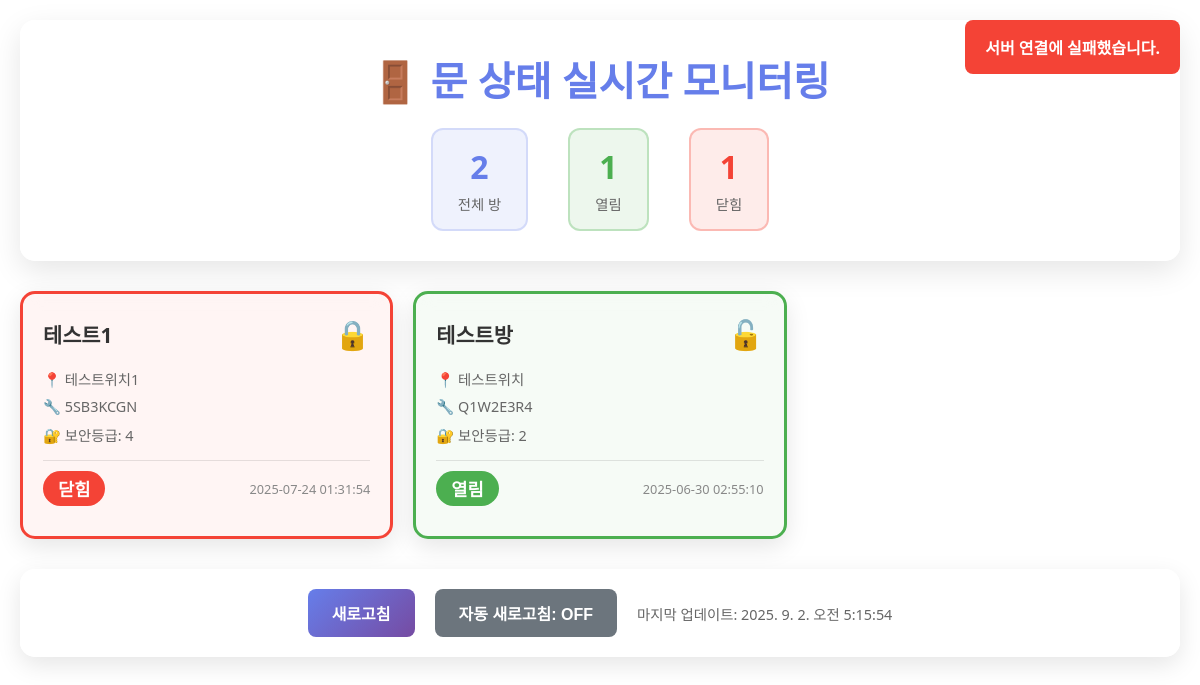
The app's page /RFID/door_status_monitor/ (signed in), older data.
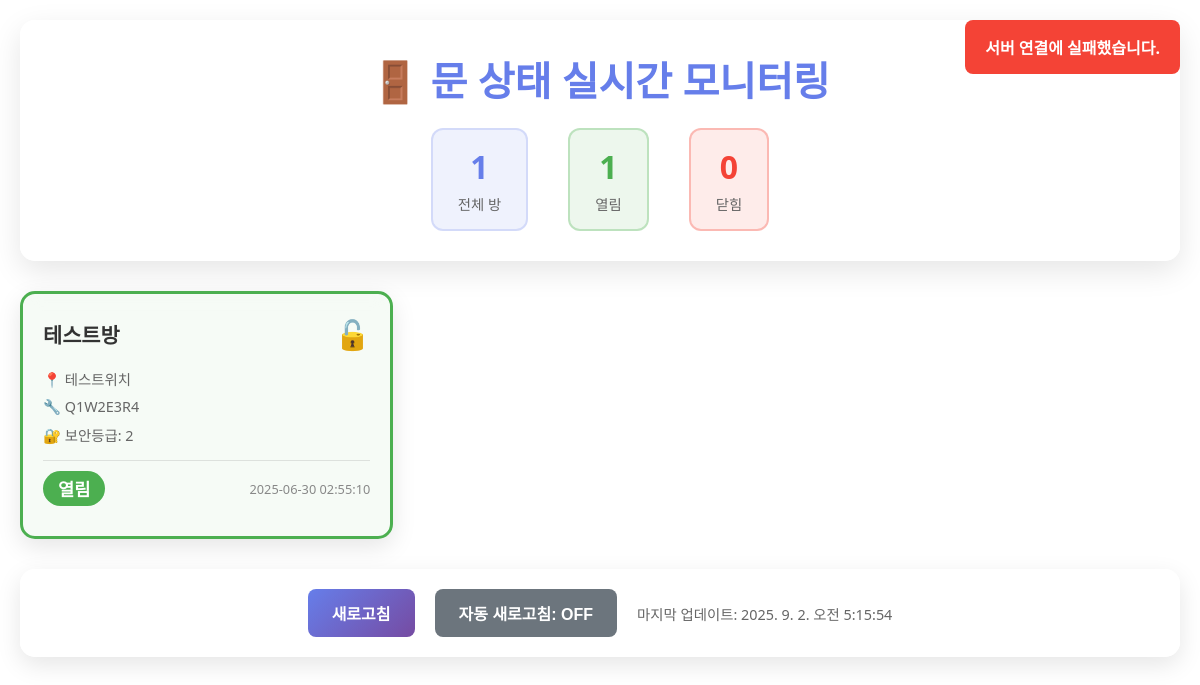
The same page, newer data.
### RFID/models.py (models this page shows, shortened)
class Room(models.Model):
    name = models.CharField(
        max_length=100,
        verbose_name="방 이름",
        help_text="예: 회의실A, 서버실, 사무실"
    )
    location = models.CharField(
        max_length=150,
        verbose_name="방 위치",
        help_text="예: 3층 동쪽, GPS좌표, 상세 주소"
    )
    required_level = models.IntegerField(
        verbose_name="필요 보안 등급",
        validators=[MinValueValidator(0), MaxValueValidator(5)],
        help_text="0=최고 권한, 5=최저 권한"
    )
    device_id = models.CharField(
        max_length=20,
        unique=True,
        verbose_name="아두이노 기기 ID",
        help_text="각 아두이노 기기의 고유 식별자"
    )
    is_enabled = models.BooleanField(
        default=True,
        verbose_name="방 사용 가능 여부",
        help_text="False시 모든 출입 차단"
    )
    door_status = models.BooleanField(
        default=False,
        verbose_name="현재 문 상태",
        help_text="True=열림, False=닫힘"
    )
    last_door_change = models.DateTimeField(
        null=True,
        blank=True,
        verbose_name="마지막 문 상태 변경 시간"
    )
    created_at = models.DateTimeField(
        auto_now_add=True,
        verbose_name="등록일시"
    )
    class Meta:
        db_table = 'room_info'
        verbose_name = "방 정보"
        verbose_name_plural = "ROOM : 방 정보 목록"
        indexes = [
            models.Index(fields=['device_id']),
            models.Index(fields=['required_level']),
        ]

### RFID/door_status.py (the view)
# urls.py: path('door_status_monitor/', door_status.door_status_monitor, name='door_status_monitor'),
def door_status_monitor(request):
    if not request.user.is_authenticated:
        return JsonResponse({'error': '로그인이 필요합니다.'}, status=401)
    rooms = Room.objects.filter(is_enabled=True).order_by('name')
    context = {
        'rooms': rooms,
        'total_rooms': rooms.count(),
        'open_rooms': rooms.filter(door_status=True).count(),
        'closed_rooms': rooms.filter(door_status=False).count(),
    }
    from django.shortcuts import render
    return render(request, 'door_status_monitor.html', context)

### RFID/templates/door_status_monitor.html (shortened to what this page needs)
<!DOCTYPE html>
<html lang="ko">
<head>
    <link rel="stylesheet" href="/static/css/door_monitor.css">
</head>
<body>
    <div class="container">
        <header class="header">
            <h1>🚪 문 상태 실시간 모니터링</h1>
            <div class="status-summary">
                <div class="summary-item">
                    <span class="count">{{ total_rooms }}</span>
                    <span class="label">전체 방</span>
                </div>
                <div class="summary-item open">
                    <span class="count">{{ open_rooms }}</span>
                    <span class="label">열림</span>
                </div>
                <div class="summary-item closed">
                    <span class="count">{{ closed_rooms }}</span>
                    <span class="label">닫힘</span>
                </div>
            </div>
        </header>
        <main class="main-content">
            <div class="rooms-grid" id="roomsGrid">
                {% for room in rooms %}
                <div class="room-card {{ room.door_status|yesno:'open,closed' }}"
                     data-room-id="{{ room.id }}"
                     data-device-id="{{ room.device_id }}">
                    <div class="room-header">
                        <h3 class="room-name">{{ room.name }}</h3>
                        <div class="door-status-icon">
                            {% if room.door_status %}
                                🔓
                            {% else %}
                                🔒
                            {% endif %}
                        </div>
                    </div>
                    <div class="room-info">
                        <p class="location">📍 {{ room.location }}</p>
                        <p class="device-id">🔧 {{ room.device_id }}</p>
                        <p class="required-level">🔐 보안등급: {{ room.required_level }}</p>
                    </div>
                    <div class="room-status">
                        <span class="status-text">
                            {% if room.door_status %}
                                열림
                            {% else %}
                                닫힘
                            {% endif %}
                        </span>
                        <span class="last-change">
                            {% if room.last_door_change %}
                                {{ room.last_door_change|date:"Y-m-d H:i:s" }}
                            {% else %}
                                변경 이력 없음
                            {% endif %}
                        </span>
                    </div>
                </div>
                {% empty %}
                <div class="no-rooms">
                    <p>등록된 방이 없습니다.</p>
                </div>
                {% endfor %}
            </div>
        </main>
        <div class="controls">
            <button id="refreshBtn" class="btn btn-primary">새로고침</button>
            <button id="autoRefreshBtn" class="btn btn-secondary">자동 새로고침: OFF</button>
            <span class="last-update">마지막 업데이트: <span id="lastUpdate">-</span></span>
        </div>
    </div>
</body>
</html>

Row changes from the older to the newer data that the page shows:
removed Room: name "테스트1", location "테스트위치1", device_id "5SB3KCGN", required_level "4", door_status "닫힘", last_door_change "2025-07-24 01:31:54"
Text that changed along with them:
{{ total_rooms }}: "2" → "1"
{{ closed_rooms }}: "1" → "0"
